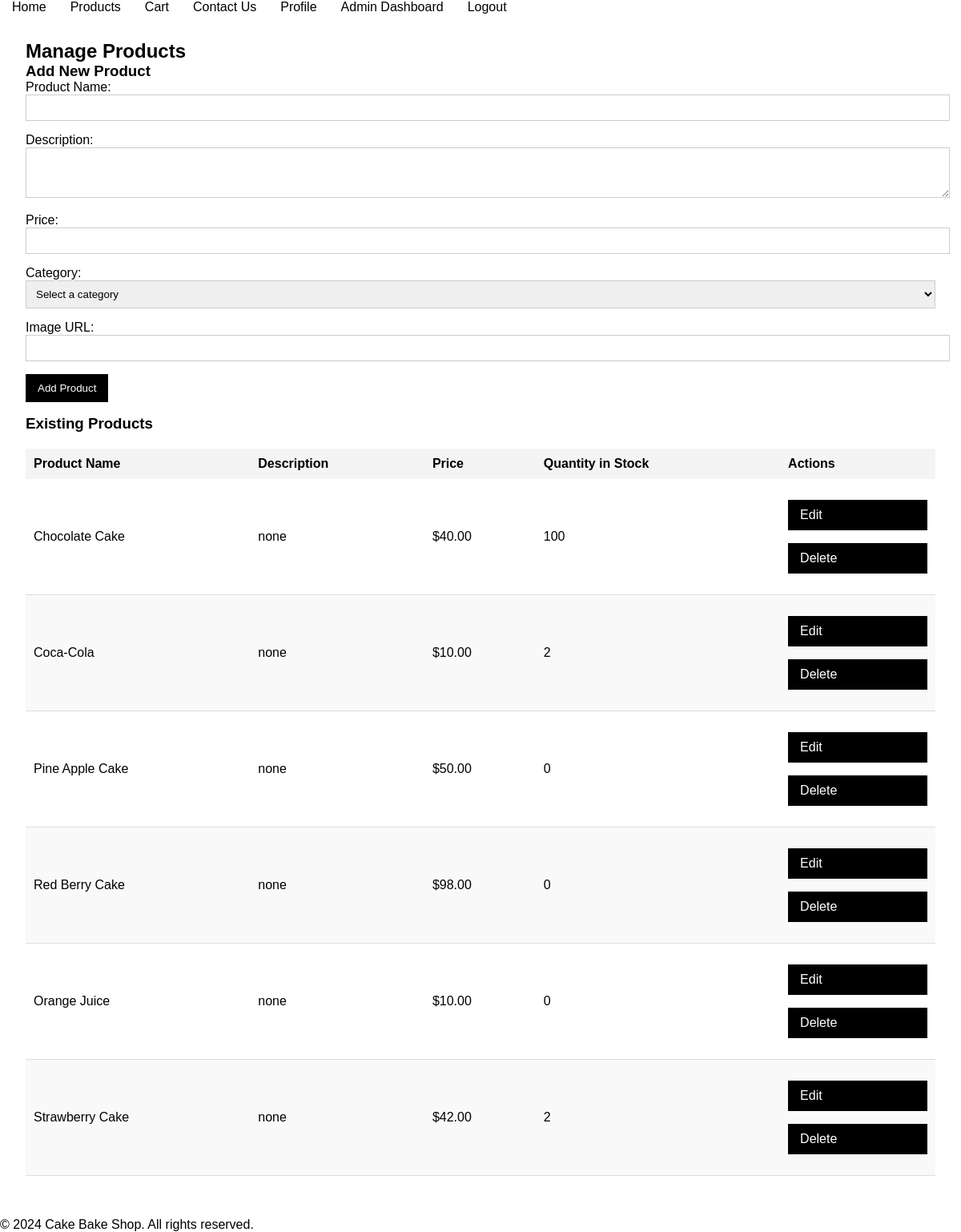
Screenshot of /manage_products.php (signed in) with the database file from the repository.
### tables this page shows
CREATE TABLE IF NOT EXISTS `products` (
  `id` int NOT NULL AUTO_INCREMENT,
  `name` varchar(100) NOT NULL,
  `description` text,
  `price` decimal(10,2) NOT NULL,
  `category_id` int DEFAULT NULL,
  `image_url` varchar(255) DEFAULT NULL,
  `created_at` timestamp NULL DEFAULT CURRENT_TIMESTAMP,
  PRIMARY KEY (`id`),
  KEY `idx_product_category` (`category_id`)
);

CREATE TABLE IF NOT EXISTS `inventory` (
  `id` int NOT NULL AUTO_INCREMENT,
  `product_id` int NOT NULL,
  `quantity_in_stock` int NOT NULL DEFAULT '0',
  PRIMARY KEY (`id`),
  KEY `idx_inventory_product` (`product_id`)
);

### app/classes/Product.php (called while the page is built, shortened)
<?php
require_once 'Database.php';
class Product {
    private $conn;
    private $table = 'products';
    public function __construct() {
        $database = new Database();
        $this->conn = $database->getConnection();
    }
    public function getAll() {
        $query = "SELECT * FROM " . $this->table;
        $stmt = $this->conn->prepare($query);
        $stmt->execute();
        return $stmt->fetchAll(PDO::FETCH_ASSOC);
    }
}
?>

### app/classes/Database.php (called while the page is built, shortened)
<?php
class Database {
    private $host = 'localhost';
    private $db_name = 'inventory_management_system';
    private $username = 'root';
    private $password = '';
    public function getConnection() {
        $this->conn = null;
        try {
            $this->conn = new PDO("mysql:host={$this->host};dbname={$this->db_name}", $this->username, $this->password);
            $this->conn->setAttribute(PDO::ATTR_ERRMODE, PDO::ERRMODE_EXCEPTION);
        } catch (PDOException $exception) {
            echo "Connection error: " . $exception->getMessage();
        }
        return $this->conn;
    }
}
?>

### app/controllers/ProductController.php (called while the page is built, shortened)
<?php
require_once '../app/classes/Product.php';
class ProductController {
    private $product;
    public function __construct() {
        $this->product = new Product();
    }
    public function getAllProducts() {
        return $this->product->getAll();
    }
}
?>

### app/classes/Inventory.php (called while the page is built, shortened)
<?php
require_once 'Database.php';
class Inventory {
    private $conn;
    private $table = 'inventory';
    public function __construct() {
        $database = new Database();
        $this->conn = $database->getConnection();
    }
    public function getStock($product_id) {
        $query = "SELECT quantity_in_stock FROM " . $this->table . " WHERE product_id = :product_id LIMIT 1";
        $stmt = $this->conn->prepare($query);
        $stmt->bindParam(':product_id', $product_id);
        $stmt->execute();
        return $stmt->fetchColumn();
    }
}
?>

### app/controllers/InventoryController.php (called while the page is built, shortened)
<?php
require_once '../app/classes/Inventory.php';
class InventoryController {
    private $inventory;
    public function __construct() {
        $this->inventory = new Inventory();
    }
    public function getStock($product_id) {
        return $this->inventory->getStock($product_id);
    }
}
?>

### public/manage_products.php (the view, shortened to what this page needs)
<?php include '../templates/header.php'; ?>
<?php include '../templates/navbar.php'; ?>
<?php
require_once '../app/controllers/ProductController.php';
require_once '../app/controllers/InventoryController.php';
$productController = new ProductController();
$inventoryController = new InventoryController();
$products = $productController->getAllProducts();
?>
<div class="container">
    <h2>Manage Products</h2>
    <form id="addProductForm" action="process_add_product.php" method="POST">
        <h3>Add New Product</h3>
        <div class="form-group">
            <label for="product_name">Product Name:</label>
            <input type="text" id="product_name" name="product_name" required>
        </div>
        <div class="form-group">
            <label for="description">Description:</label>
            <textarea id="description" name="description" rows="3" required></textarea>
        </div>
        <div class="form-group">
            <label for="price">Price:</label>
            <input type="number" id="price" name="price" step="0.01" required>
        </div>
        <div class="form-group">
            <label for="category_id">Category:</label>
            <select id="category_id" name="category_id" required>
                <option value="">Select a category</option>
            </select>
        </div>
        <div class="form-group">
            <label for="image_url">Image URL:</label>
            <input type="text" id="image_url" name="image_url" required>
        </div>
        <button type="submit" class="btn-primary">Add Product</button>
    </form>
    <h3>Existing Products</h3>
    <table class="product-table">
        <thead>
            <tr>
                <th>Product Name</th>
                <th>Description</th>
                <th>Price</th>
                <th>Quantity in Stock</th>
                <th>Actions</th>
            </tr>
        </thead>
        <tbody>
            <?php foreach ($products as $prod): ?>
                <tr>
                    <td><?php echo htmlspecialchars($prod['name']); ?></td>
                    <td title="<?php echo htmlspecialchars($prod['description']); ?>">
                        <?php echo strlen($prod['description']) > 50 ? substr(htmlspecialchars($prod['description']), 0, 50) . '...' : htmlspecialchars($prod['description']); ?>
                    </td>
                    <td>$<?php echo number_format($prod['price'], 2); ?></td>
                    <td>
                        <?php
                        $stock = $inventoryController->getStock($prod['id']);
                        echo htmlspecialchars($stock);
                        ?>
                    </td>
                    <td>
                        <a href="edit_product.php?id=<?php echo $prod['id']; ?>" class="btn-secondary">Edit</a>
                        <a href="delete_product.php?id=<?php echo $prod['id']; ?>" class="btn-secondary" onclick='return confirm("Are you sure you want to delete this product?");'>Delete</a>
                    </td>
                </tr>
            <?php endforeach; ?>
        </tbody>
    </table>
</div>
<?php include '../templates/footer.php'; ?>

### public/css/styles.css (style rules this page uses)
body, h1, h2, h3, p { margin: 0; padding: 0; font-family: Arial, sans-serif; }
body { background-color: #fff; color: #000; }
table { width: 100%; border-collapse: collapse; margin: 20px 0; font-size: 16px; text-align: left; }
table thead th { background-color: #f4f4f4; padding: 10px; }
table tbody tr:nth-child(even) { background-color: #f9f9f9; }
table tbody td { padding: 10px; border-bottom: 1px solid #ddd; }
.container { padding: 1rem; margin: 1rem; }
.form-group { margin-bottom: 15px; }
.form-group label { display: block; }
.form-group input, .form-group textarea, .form-group select { width: 100%; padding: 8px; border: 1px solid #ccc; }
.btn-primary, .btn-secondary { display: flex; background-color: #000; color: #fff; padding: 10px 15px; margin-top: 1rem; margin-bottom: 1rem; border: none; cursor: pointer; text-decoration: none; }

### rows the page displays
products: name "Chocolate Cake", description "none", price "40.00", id.quantity_in_stock "100"
products: name "Coca-Cola", description "none", price "10.00", id.quantity_in_stock "2"
products: name "Pine Apple Cake", description "none", price "50.00", id.quantity_in_stock "0"
products: name "Red Berry Cake", description "none", price "98.00", id.quantity_in_stock "0"
products: name "Orange Juice", description "none", price "10.00", id.quantity_in_stock "0"
products: name "Strawberry Cake", description "none", price "42.00", id.quantity_in_stock "2"
